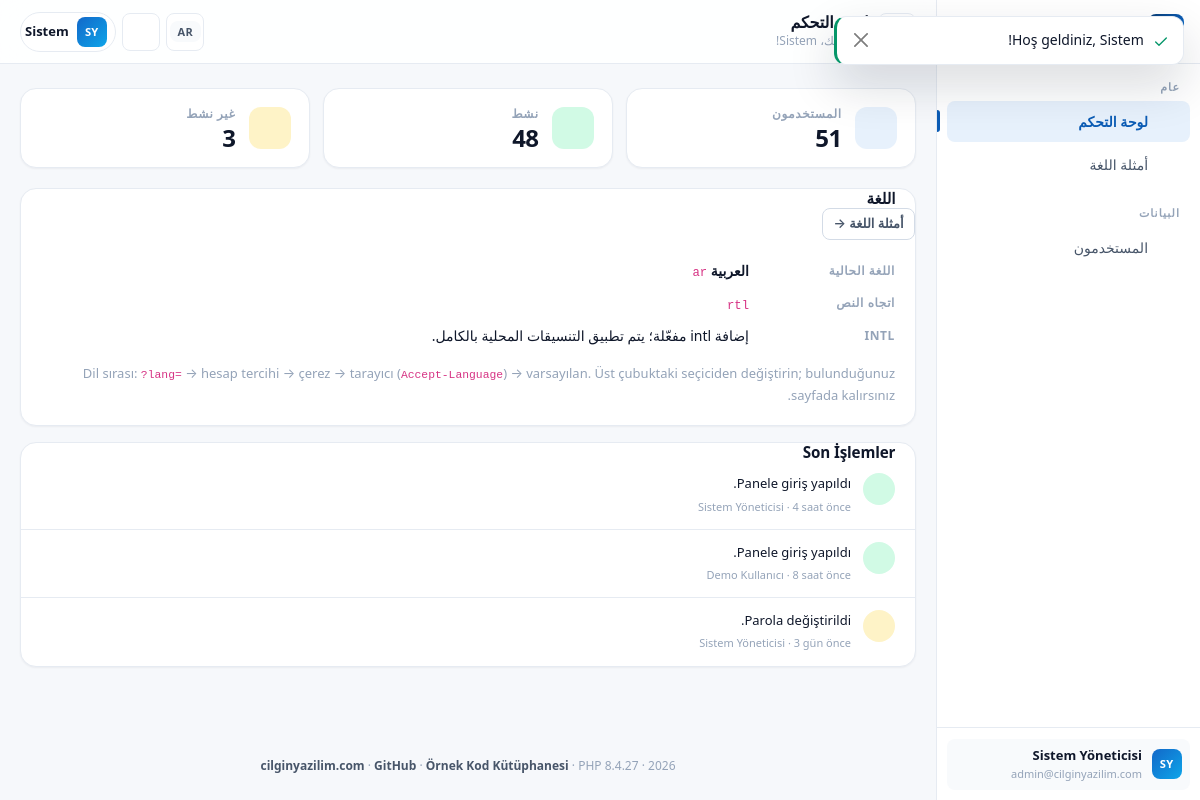
Screenshot of /dashboard?lang=ar (signed in) with the database file from the repository.
### tables this page shows
CREATE TABLE `users` (
  `id`            INT UNSIGNED NOT NULL AUTO_INCREMENT,

  `name`          VARCHAR(150) NOT NULL,
  `surname`       VARCHAR(150) NOT NULL,

   
   
  `email`         VARCHAR(190) NOT NULL,

   
   
   
  `password`      VARCHAR(255) NOT NULL,

   
  `is_active`     TINYINT(1)   NOT NULL DEFAULT 1,

   
   
  `theme`         ENUM('light','dark') NOT NULL DEFAULT 'light',

  `last_login_at` DATETIME     NULL DEFAULT NULL,
  `created_at`    TIMESTAMP    NOT NULL DEFAULT CURRENT_TIMESTAMP,
  `updated_at`    TIMESTAMP    NULL DEFAULT NULL,

  PRIMARY KEY (`id`),

   
   
   
  UNIQUE KEY `uk_users_email` (`email`),

   
   
   
  KEY `idx_users_name`    (`name`),
  KEY `idx_users_surname` (`surname`),
  KEY `idx_users_active`  (`is_active`),
  KEY `idx_users_created` (`created_at`)
);

CREATE TABLE `activity_log` (
  `id`          BIGINT UNSIGNED NOT NULL AUTO_INCREMENT,

   
  `user_id`     INT UNSIGNED NULL DEFAULT NULL,

  `action`      VARCHAR(40)  NOT NULL,
  `description` VARCHAR(255) NOT NULL DEFAULT '',
  `ip`          VARCHAR(45)  NOT NULL DEFAULT '',
  `created_at`  DATETIME     NOT NULL,

  PRIMARY KEY (`id`),
  KEY `idx_log_user`    (`user_id`),
  KEY `idx_log_created` (`created_at`),

   
   
  CONSTRAINT `fk_log_user` FOREIGN KEY (`user_id`)
      REFERENCES `users` (`id`) ON DELETE SET NULL ON UPDATE CASCADE
);

### views/dashboard/index.php (the view, shortened to what the rows shown need)
<?php
$actionStyle = static function (string $action): array {
    return match ($action) {
        'login'            => ['logout', 'success'],
        'logout'           => ['logout', 'info'],
        'login_failed'     => ['alert', 'danger'],
        'password_changed' => ['lock', 'warning'],
        default            => ['activity', 'info'],
    };
};
?>
    <?php foreach ($stats as $index => $stat): ?>
                <?= icon($stat['icon']) ?>
    <?php endforeach; ?>
<?php if (is_file(CY_BASE . '/views/dashboard/_feature.php')): ?>
    <?php View::partial('dashboard/_feature'); ?>
<?php endif; ?>
<div class="cy-card mt-3">
    <div class="cy-card__head">
        <h2 class="cy-section-title"><?= icon('activity', 'cy-icon cy-icon--sm') ?> Son İşlemler</h2>
    </div>
    <div class="cy-card__body cy-card__body--flush">
        <div class="cy-timeline">
            <?php foreach ($activity as $row): ?>
                <?php [$actionIcon, $tone] = $actionStyle((string) $row['action']); ?>
                <div class="cy-timeline__item">
                    <span class="cy-timeline__icon cy-timeline__icon--<?= e($tone) ?>">
                        <?= icon($actionIcon, 'cy-icon cy-icon--sm') ?>
                    </span>
                    <div class="cy-timeline__body">
                        <p class="cy-timeline__text"><?= e($row['description']) ?></p>
                        <span class="cy-timeline__meta">
                            <?php
                            $who = trim((string) ($row['name'] ?? '') . ' ' . (string) ($row['surname'] ?? ''));
                            ?>
                            <?= e($who !== '' ? $who : 'Bilinmeyen') ?> ·
                            <?= e(human_date((string) $row['created_at'])) ?>
                        </span>
                    </div>
                </div>
            <?php endforeach; ?>
        </div>
    </div>
</div>

### app/Support/helpers.php (shortened to what the rows shown need)
<?php
if (!function_exists('e')) {
    function e(mixed $value): string
    {
        return htmlspecialchars((string) $value, ENT_QUOTES | ENT_SUBSTITUTE, 'UTF-8');
    }
}
if (!function_exists('human_date')) {
    function human_date(?string $value): string
    {
        $timestamp = strtotime($value);
        $diff = time() - $timestamp;
        return match (true) {
            $diff < 60        => 'az önce',
            $diff < 3600      => (int) ($diff / 60) . ' dakika önce',
            $diff < 86400     => (int) ($diff / 3600) . ' saat önce',
            $diff < 604800    => (int) ($diff / 86400) . ' gün önce',
            default           => date('d.m.Y H:i', $timestamp),
        };
    }
}
if (!function_exists('icon')) {
    function icon(string $name, string $class = 'cy-icon'): string
    {
        $body = $paths[$name] ?? $paths['alert'];
        return '<svg class="' . e($class) . '" viewBox="0 0 24 24" fill="none" stroke="currentColor"'
             . ' stroke-width="1.8" stroke-linecap="round" stroke-linejoin="round"'
             . ' aria-hidden="true" focusable="false">' . $body . '</svg>';
    }
}

### views/partials/sidebar.php (shortened to what the rows shown need)
<?php
$user = $currentUser ?? null;
?>
<aside class="cy-sidebar" id="cy_sidebar" aria-label="Ana gezinme">
    <?php if ($user !== null): ?>
        <div class="cy-sidebar__footer">
            <div class="cy-side-user">
                <span class="cy-avatar cy-avatar--sm cy-avatar--initial"><?= e($user->initials()) ?></span>
                <span class="cy-side-user__info">
                    <span class="cy-side-user__name"><?= e($user->fullName()) ?></span>
                    <span class="cy-side-user__role"><?= e($user->email) ?></span>
                </span>
            </div>
        </div>
    <?php endif; ?>
</aside>

### views/partials/topbar.php (shortened to what the rows shown need)
<?php
$user = $currentUser ?? null;
?>
<header class="cy-topbar">
    <div class="cy-topbar__heading">
        <h1><?= e($pageTitle ?? 'Panel') ?></h1>
    </div>
    <div class="cy-topbar__actions">
        <?php if ($user !== null): ?>
            <div class="dropdown">
                <button class="cy-usermenu" type="button" data-bs-toggle="dropdown"
                        data-bs-display="static" aria-expanded="false">
                    <span class="cy-avatar cy-avatar--sm cy-avatar--initial"><?= e($user->initials()) ?></span>
                    <span class="cy-usermenu__name"><?= e($user->name) ?></span>
                </button>
            </div>
        <?php endif; ?>
    </div>
</header>

### rows the page displays
users: $user->initials() "SY", $user->fullName() "Sistem Yöneticisi", email "admin@cilginyazilim.com", name "Sistem"
activity_log: description "Panele giriş yapıldı.", user.surname "Sistem Yöneticisi", created_at "4 saat önce"
activity_log: description "Panele giriş yapıldı.", user.surname "Demo Kullanıcı", created_at "8 saat önce"
activity_log: description "Parola değiştirildi.", user.surname "Sistem Yöneticisi", created_at "3 gün önce"

### other values shown
te($group['label']) "عام"
te($item['label']) "لوحة التحكم"
te($item['label']) "أمثلة اللغة"
te($group['label']) "البيانات"
te($item['label']) "المستخدمون"
$pageTitle "لوحة التحكم"
Translator::LOCALES[$current]['flag'] "AR"
$stat['label'] "المستخدمون"
$stat['value'] "51"
$stat['label'] "نشط"
$stat['value'] "48"
$stat['label'] "غير نشط"
$stat['value'] "3"
te('common.nav.language') "اللغة"
te('common.demo.title') "أمثلة اللغة"
